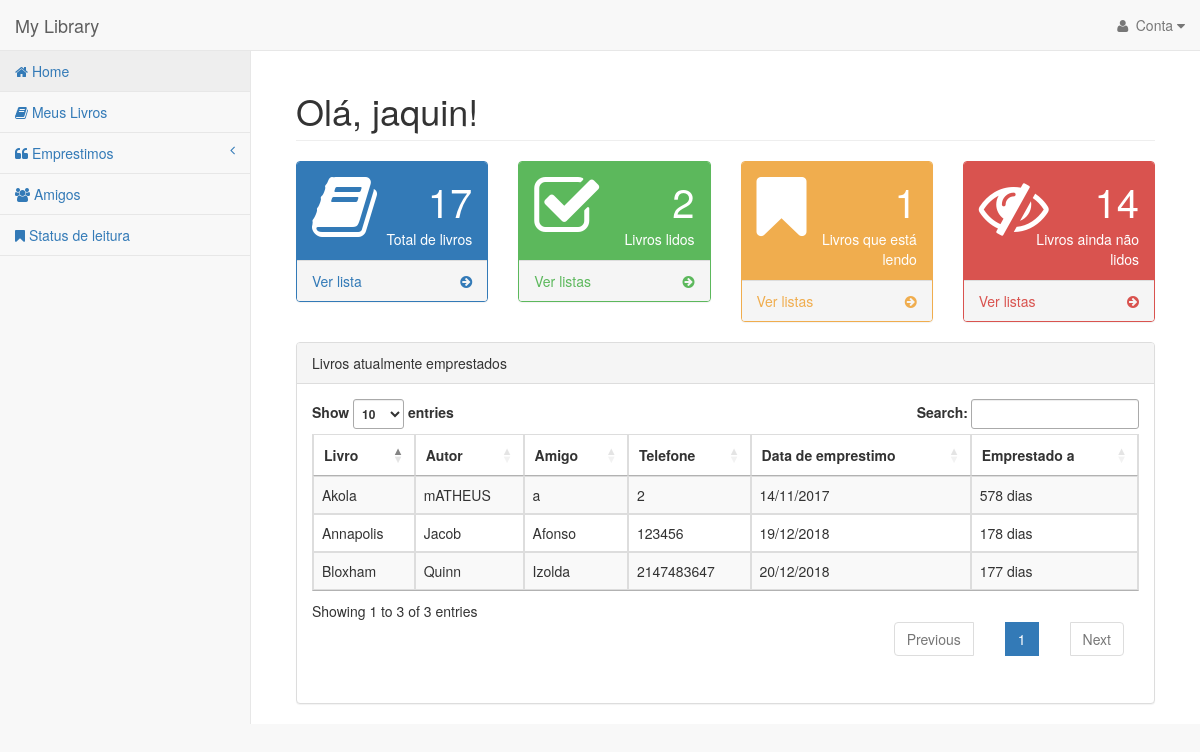
Screenshot of /telas/home.php (signed in) with the database file from the repository.
### tables this page shows
CREATE TABLE `emprestimo` (
  `codEmprestimo` int(11) NOT NULL,
  `dataEmp` date NOT NULL,
  `Livro_idLivro` int(11) NOT NULL,
  `Amigo_idAmigo` int(11) NOT NULL,
  `Usuario_id_usr` int(11) NOT NULL
);

CREATE TABLE `livro` (
  `idLivro` int(11) NOT NULL,
  `nome` varchar(100) NOT NULL,
  `autor` varchar(45) NOT NULL,
  `data` date NOT NULL,
  `statusEmprestimo` tinyint(1) NOT NULL DEFAULT '0',
  `statusLeitura` tinyint(1) NOT NULL,
  `Usuario_id_usr` int(11) NOT NULL
);

CREATE TABLE `amigo` (
  `idAmigo` int(11) NOT NULL,
  `nome` varchar(45) NOT NULL,
  `telefone` varchar(11) DEFAULT NULL,
  `Usuario_id_usr` int(11) NOT NULL
);

### genericos/functions.php (called while the page is built, shortened)
<?php
function dateConvert($date) {
    if (!strstr($date, '/')) {
        sscanf($date, '%d-%d-%d', $y, $m, $d);
        return sprintf('%02d/%02d/%04d', $d, $m, $y);
    } else {
        sscanf($date, '%d/%d/%d', $d, $m, $y);
        return sprintf('%04d-%02d-%02d', $y, $m, $d);
    }
    return false;
}
function calcularTempo($data) {
    $now = new DateTime();
    $diff = $now->diff(new DateTime($data));
    return $diff->days;
}

### telas/home.php (the view, shortened to what this page needs)
<?php
$PDO = db_connect();
$id_usr = $_SESSION['id_usr'];
$sql_counta_emprestimo = "SELECT COUNT(*) AS emprestimo FROM emprestimo WHERE Usuario_id_usr= :id_usr ORDER BY Usuario_id_usr ASC ";
$stmt_counta_emprestimo = $PDO->prepare($sql_counta_emprestimo);
$stmt_counta_emprestimo->bindParam(':id_usr', $id_usr);
$stmt_counta_emprestimo->execute();
$totalemprestimo = $stmt_counta_emprestimo->fetchColumn();
$sqlemprestimo = "SELECT livro.nome as livro, livro.autor as autor, amigo.nome as amigo, amigo.telefone as telefone, emprestimo.dataEmp as dataemp  FROM livro, amigo, emprestimo where emprestimo.Usuario_id_usr=:id_usr and livro.idLivro = emprestimo.Livro_idLivro and amigo.idAmigo = emprestimo.Amigo_idAmigo ORDER BY livro.nome ASC";
$stmtemprestimo = $PDO->prepare($sqlemprestimo);
$stmtemprestimo->bindParam(':id_usr', $id_usr);
$stmtemprestimo->execute();
$sql_counta_livros = "SELECT COUNT(*) AS total FROM livro WHERE Usuario_id_usr= :id_usr ORDER BY nome ASC ";
$stmt_counta_livros = $PDO->prepare($sql_counta_livros);
$stmt_counta_livros->bindParam(':id_usr', $id_usr);
$stmt_counta_livros->execute();
$total = $stmt_counta_livros->fetchColumn();
$sql_counta_livros_nlidos = "SELECT COUNT(*) AS nlidos FROM livro WHERE statusLeitura=1 AND Usuario_id_usr= :id_usr ORDER BY nome ASC ";
$stmt_count_nlidos = $PDO->prepare($sql_counta_livros_nlidos);
$stmt_count_nlidos->bindParam(':id_usr', $id_usr);
$stmt_count_nlidos->execute();
$totalnlidos = $stmt_count_nlidos->fetchColumn();
$sql_counta_livros_lidos = "SELECT COUNT(*) AS lidos FROM livro WHERE statusLeitura=3 AND Usuario_id_usr= :id_usr ORDER BY nome ASC ";
$stmt_count_lidos = $PDO->prepare($sql_counta_livros_lidos);
$stmt_count_lidos->bindParam(':id_usr', $id_usr);
$stmt_count_lidos->execute();
$totallidos = $stmt_count_lidos->fetchColumn();
$sql_counta_livros_lendo = "SELECT COUNT(*) AS lendo FROM livro WHERE statusLeitura=2 AND Usuario_id_usr= :id_usr ORDER BY nome ASC ";
$stmt_count_lendo = $PDO->prepare($sql_counta_livros_lendo);
$stmt_count_lendo->bindParam(':id_usr', $id_usr);
$stmt_count_lendo->execute();
$totallendo = $stmt_count_lendo->fetchColumn();
?>
<!DOCTYPE html>
<html lang="en">
    <head>
        <link rel="stylesheet" href="https://getbootstrap.com/dist/css/bootstrap.min.css">
        <link rel="stylesheet" href="https://cdn.datatables.net/1.10.10/css/jquery.dataTables.min.css">
        <link href="../front/vendor/bootstrap/css/bootstrap.min.css" rel="stylesheet">
        <link href="../front/vendor/metisMenu/metisMenu.min.css" rel="stylesheet">
        <link href="../front/dist/css/sb-admin-2.css" rel="stylesheet">
        <link href="../front/vendor/font-awesome/css/font-awesome.min.css" rel="stylesheet" type="text/css">
    </head>
    <body>
        <div id="wrapper">
            <nav class="navbar navbar-default navbar-static-top" role="navigation" style="margin-bottom: 0">
                <div class="container-fluid">
                    <div class="navbar-header">
                        <a class="navbar-brand" href="home.php">My Library</a>
                    </div>
                    <ul class="nav navbar-nav navbar-right">
                        <li class="dropdown">
                            <a class="dropdown-toggle" data-toggle="dropdown" href="#">
                                <i class="fa fa-user fa-fw"></i> Conta <i class="fa fa-caret-down"></i>
                            </a>
                        </li>
                    </ul>
                </div>
            </nav>
            <div class="navbar-default sidebar" role="navigation" style="margin-top: 0">
                <div class="sidebar-nav navbar-collapse">
                    <ul class="nav" id="side-menu">
                        <li>
                            <a href="home.php"><i class="fa fa-home"></i> Home</a>
                        </li>
                        <li>
                            <a href="form-listarlivro.php"><i class="fa fa-book"></i> Meus Livros</a>
                        </li>
                        <li>
                            <a href="#"><i class="fa fa-quote-left"></i> Emprestimos<span class="fa arrow"></span></a>
                        </li>
                        <li>
                            <a href="form-listaramigo.php"><i class="fa fa-group"></i> Amigos</a>
                        </li>
                        <li>
                            <a href="form-mudarstatus.php"><i class="fa fa-bookmark"></i> Status de leitura</a>
                        </li>
                    </ul>
                </div>
            </div>
        <div id="page-wrapper">
            <div class="container-fluid">
                <div class="row">
                    <div class="col-lg-12">
                        <h1 class="page-header">Olá, <?php echo $_SESSION['nome']; ?>!</h1>
                        <div class="row">
                            <div class="col-lg-3 col-md-6">
                                <div class="panel panel-primary">
                                    <div class="panel-heading">
                                        <div class="row">
                                            <div class="col-xs-3">
                                                <i class="fa fa-book fa-5x"></i>
                                            </div>
                                            <div class="col-xs-9 text-right">
                                                <div class="huge"><?php echo $total; ?></div>
                                                <div>Total de livros</div>
                                            </div>
                                        </div>
                                    </div>
                                    <a href="form-listarlivro.php">
                                        <div class="panel-footer">
                                            <span class="pull-left">Ver lista</span>
                                            <span class="pull-right"><i class="fa fa-arrow-circle-right"></i></span>
                                            <div class="clearfix"></div>
                                        </div>
                                    </a>
                                </div>
                            </div>
                            <div class="col-lg-3 col-md-6">
                                <div class="panel panel-green">
                                    <div class="panel-heading">
                                        <div class="row">
                                            <div class="col-xs-3">
                                                <i class="fa fa-check-square-o fa-5x"></i>
                                            </div>
                                            <div class="col-xs-9 text-right">
                                                <div class="huge"><?php echo $totallidos; ?></div>
                                                <div>Livros lidos</div>
                                            </div>
                                        </div>
                                    </div>
                                    <a href="form-infobook.php">
                                        <div class="panel-footer">
                                            <span class="pull-left">Ver listas</span>
                                            <span class="pull-right"><i class="fa fa-arrow-circle-right"></i></span>
                                            <div class="clearfix"></div>
                                        </div>
                                    </a>
                                </div>
                            </div>
                            <div class="col-lg-3 col-md-6">
                                <div class="panel panel-yellow">
                                    <div class="panel-heading">
                                        <div class="row">
                                            <div class="col-xs-3">
                                                <i class="fa fa-bookmark fa-5x"></i>
                                            </div>
                                            <div class="col-xs-9 text-right">
                                                <div class="huge"><?php echo $totallendo; ?></div>
                                                <div>Livros que está lendo</div>
                                            </div>
                                        </div>
                                    </div>
                                    <a href="form-infobook.php">
                                        <div class="panel-footer">
                                            <span class="pull-left">Ver listas</span>
                                            <span class="pull-right"><i class="fa fa-arrow-circle-right"></i></span>
                                            <div class="clearfix"></div>
                                        </div>
                                    </a>
                                </div>
                            </div>
                            <div class="col-lg-3 col-md-6">
                                <div class="panel panel-red">
                                    <div class="panel-heading">
                                        <div class="row">
                                            <div class="col-xs-3">
                                                <i class="fa fa-eye-slash fa-5x"></i>
                                            </div>
                                            <div class="col-xs-9 text-right">
                                                <div class="huge"><?php echo $totalnlidos; ?></div>
                                                <div>Livros ainda não lidos</div>
                                            </div>
                                        </div>
                                    </div>
                                    <a href="form-infobook.php">
                                        <div class="panel-footer">
                                            <span class="pull-left">Ver listas</span>
                                            <span class="pull-right"><i class="fa fa-arrow-circle-right"></i></span>
                                            <div class="clearfix"></div>
                                        </div>
                                    </a>
                                </div>
                            </div>
                        </div>
                        <?php if ($totalemprestimo > 0): ?>
                            <div class="panel panel-default">
                                <div class="panel-heading">
                                    Livros atualmente emprestados
                                </div>
                                <div class="panel-body">
                                    <table width="100%" class="table table-striped table-bordered table-hover" id="dataTables-example">
                                        <thead>
                                            <tr>
                                                <th>Livro</th>
                                                <th>Autor</th>
                                                <th>Amigo</th>
                                                <th>Telefone</th>
                                                <th>Data de emprestimo</th>
                                                <th>Emprestado a</th>
                                            </tr>
                                        </thead>
                                        <tbody>
                                            <?php while ($emprestimo = $stmtemprestimo->fetch(PDO::FETCH_ASSOC)): ?>
                                                <tr class="even gradeC">
                                                    <td><?php echo $emprestimo['livro'] ?></td>
                                                    <td><?php echo $emprestimo['autor'] ?></td>
                                                    <td><?php echo $emprestimo['amigo'] ?></td>
                                                    <td><?php
                                                        if ($emprestimo['telefone'] == 0) {
                                                            echo "Não cadastrado";
                                                        } else {
                                                            echo $emprestimo['telefone'];
                                                        }
                                                        ?>
                                                    </td>
                                                    <td><?php echo dateConvert($emprestimo['dataemp']); ?>
                                                    </td>
                                                    <td>
                                                        <?php echo calcularTempo($emprestimo['dataemp']), " dias"; ?>
                                                    </td>
                                                </tr>
                                            <?php endwhile; ?>
                                        </tbody>
                                    </table>
                                </div>
                            </div>
                        <?php endif; ?>
                    </div>
                </div>
            </div>
        </div>
</body>
</html>

### rows the page displays
emprestimo: Livro_idLivro.nome "Akola", Livro_idLivro.autor "mATHEUS", Amigo_idAmigo.nome "a", Amigo_idAmigo.telefone "2", dataEmp "14/11/2017", dataEmp "578"
emprestimo: Livro_idLivro.nome "Annapolis", Livro_idLivro.autor "Jacob", Amigo_idAmigo.nome "Afonso", Amigo_idAmigo.telefone "123456", dataEmp "19/12/2018", dataEmp "178"
emprestimo: Livro_idLivro.nome "Bloxham", Livro_idLivro.autor "Quinn", Amigo_idAmigo.nome "Izolda", Amigo_idAmigo.telefone "2147483647", dataEmp "20/12/2018", dataEmp "177"

### other values shown
$_SESSION['nome'] "jaquin"
$total "17"
$totallidos "2"
$totallendo "1"
$totalnlidos "14"
